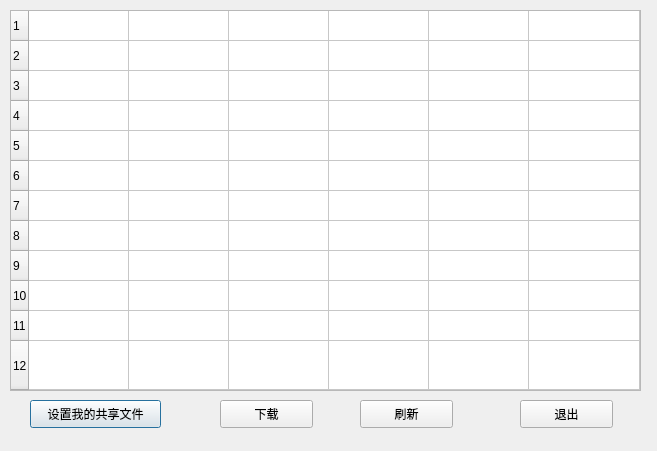
<?xml version="1.0" encoding="UTF-8"?>
<ui version="4.0">
 <class>sharefile</class>
 <widget class="QDialog" name="sharefile">
  <property name="geometry">
   <rect>
    <x>0</x>
    <y>0</y>
    <width>657</width>
    <height>451</height>
   </rect>
  </property>
  <property name="windowTitle">
   <string>文件共享</string>
  </property>
  <property name="windowIcon">
   <iconset resource="resource.qrc">
    <normaloff>:/img/myicon.ico</normaloff>:/img/myicon.ico</iconset>
  </property>
  <widget class="QTableWidget" name="tableWidget">
   <property name="geometry">
    <rect>
     <x>10</x>
     <y>10</y>
     <width>631</width>
     <height>381</height>
    </rect>
   </property>
   <property name="rowCount">
    <number>12</number>
   </property>
   <property name="columnCount">
    <number>6</number>
   </property>
   <attribute name="horizontalHeaderVisible">
    <bool>false</bool>
   </attribute>
   <attribute name="horizontalHeaderCascadingSectionResizes">
    <bool>true</bool>
   </attribute>
   <attribute name="horizontalHeaderHighlightSections">
    <bool>false</bool>
   </attribute>
   <attribute name="horizontalHeaderStretchLastSection">
    <bool>true</bool>
   </attribute>
   <attribute name="verticalHeaderStretchLastSection">
    <bool>true</bool>
   </attribute>
   <row/>
   <row/>
   <row/>
   <row/>
   <row/>
   <row/>
   <row/>
   <row/>
   <row/>
   <row/>
   <row/>
   <row/>
   <column/>
   <column/>
   <column/>
   <column/>
   <column/>
   <column/>
  </widget>
  <widget class="QPushButton" name="mysharefile">
   <property name="geometry">
    <rect>
     <x>30</x>
     <y>400</y>
     <width>131</width>
     <height>28</height>
    </rect>
   </property>
   <property name="text">
    <string>设置我的共享文件</string>
   </property>
  </widget>
  <widget class="QPushButton" name="download">
   <property name="geometry">
    <rect>
     <x>220</x>
     <y>400</y>
     <width>93</width>
     <height>28</height>
    </rect>
   </property>
   <property name="text">
    <string>下载</string>
   </property>
  </widget>
  <widget class="QPushButton" name="update">
   <property name="geometry">
    <rect>
     <x>360</x>
     <y>400</y>
     <width>93</width>
     <height>28</height>
    </rect>
   </property>
   <property name="text">
    <string>刷新</string>
   </property>
  </widget>
  <widget class="QPushButton" name="quit">
   <property name="geometry">
    <rect>
     <x>520</x>
     <y>400</y>
     <width>93</width>
     <height>28</height>
    </rect>
   </property>
   <property name="text">
    <string>退出</string>
   </property>
  </widget>
 </widget>
 <resources>
  <include location="resource.qrc"/>
 </resources>
 <connections/>
</ui>
